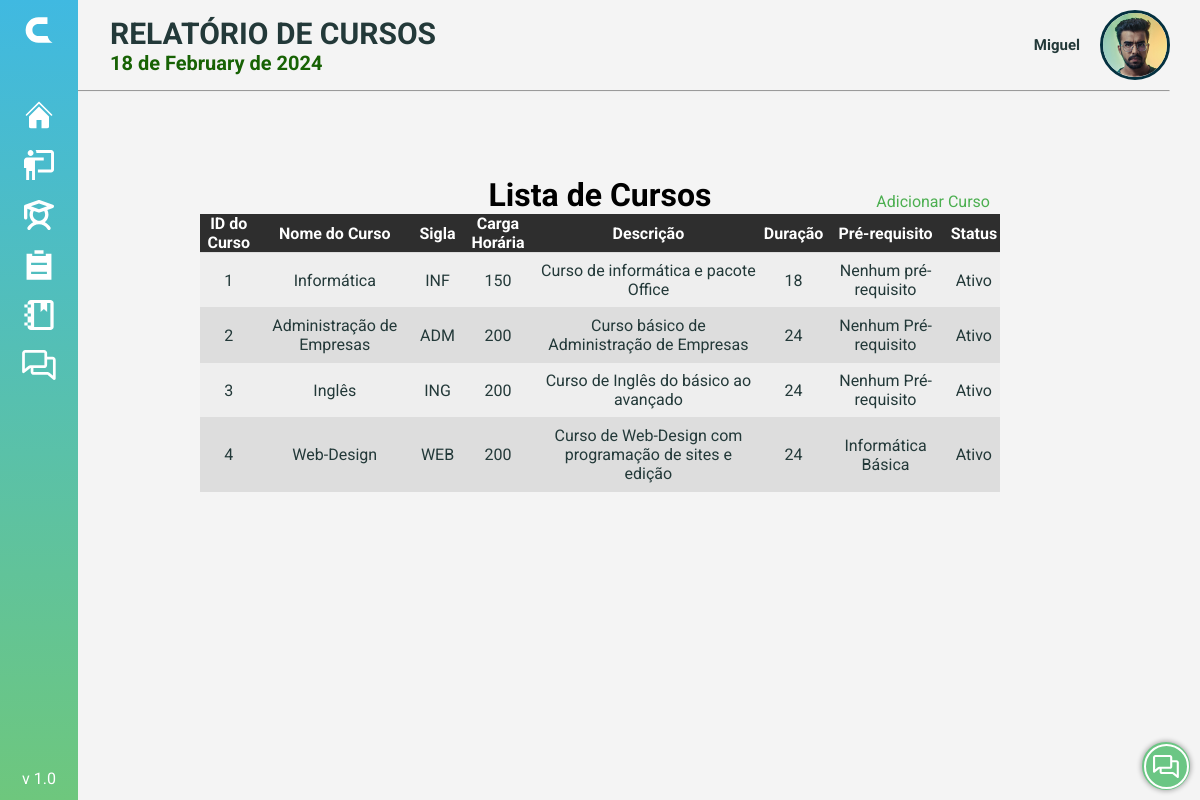
/PAGES/s_curso_consulta.php (signed in), run on the app's committed database.
### tables this page shows
CREATE TABLE Curso (
  Curso_id INT NOT NULL AUTO_INCREMENT,
  Curso_Nome VARCHAR(100) NOT NULL,
  Curso_Sigla CHAR(3) NOT NULL,
  Curso_Carga_horaria INT(10) NOT NULL,
  Curso_Desc VARCHAR(500) NOT NULL,
  Curso_Duracao INT NOT NULL,
  Curso_PreRequisito VARCHAR(500) NOT NULL,
  Curso_Registro DATETIME NOT NULL DEFAULT CURRENT_TIMESTAMP,
  Curso_Status CHAR(1) DEFAULT 1,
  PRIMARY KEY (Curso_id)
);

### PHP/data.php (called while the page is built, shortened)
<?php
    $data = date('Y-m-d');
    $numeroDia = date('d', strtotime($data));
    $nomeMes = strftime('%B', strtotime($data));
    $ano = date('Y', strtotime($data));
    $date = $numeroDia . ' de ' . $nomeMes . ' de ' . $ano;
?>

### PAGES/s_curso_consulta.php (the view, shortened to what this page needs)
<!DOCTYPE html>
<html lang="pt-BR">
<head>
    <link rel="stylesheet" href="../PHP/sidebar/menu.css">
    <link rel="stylesheet" href="../STYLE/botao.css" />
    <link rel="stylesheet" href="../STYLE/data.css">
    <link rel="stylesheet" href="https://cdnjs.cloudflare.com/ajax/libs/font-awesome/6.3.0/css/all.min.css"
 />
    <link href='https://unpkg.com/boxicons@2.0.7/css/boxicons.min.css' rel='stylesheet'>
    <link rel="stylesheet" href="../STYLE/style_home.css">
</head>
<body>
    <?php include('../PHP/data.php'); ?>
    <?php include('../PHP/sidebar/menu.php'); ?>
    <?php include('../PHP/redes.php'); ?>
    <?php include('../PHP/dropdown.php'); ?>
    <header>
        <div class="title">
            <div class="nomedata closed">
                <h1>RELATÓRIO DE CURSOS</h1>
                <div class="php">
                    <?php echo $date; ?>
                </div>
            </div>
            <div class="user">
                <?php echo $dropdown; ?>
            </div>
        </div>
        <hr>
    </header>
    <div>
        <?php echo $sidebarHTML; ?>
    </div>
    <main>
<div class="top"><h1>Lista de Cursos</h1>
        <a href="s_curso_cad.php"><img src="../ICON/sinal-mais.svg" alt="">Adicionar Curso</a></div>
        <table>
            <tr class="titulos">
                <th>ID do Curso</th>
                <th>Nome do Curso</th>
                <th>Sigla</th>
                <th>Carga Horária</th>
                <th>Descrição</th>
                <th>Duração</th>
                <th>Pré-requisito</th>
                <th>Status</th>
            </tr>
            <?php
            $servername = "localhost";
            $username = "root";
            $password = "";
            $dbname = "CLAU";
            $conn = new mysqli($servername, $username, $password, $dbname);
            $sql = "SELECT Curso_id, Curso_Nome, Curso_Sigla, Curso_Carga_horaria, Curso_Desc, Curso_Duracao, Curso_PreRequisito, Curso_Status FROM curso";
            $result = mysqli_query($conn, $sql);
            while ($row = mysqli_fetch_assoc($result)) {
                echo "<tr onclick=\"window.location='s_curso_detalhes.php?id={$row['Curso_id']}';\">";
                echo "<td>{$row['Curso_id']}</td>";
                echo "<td>{$row['Curso_Nome']}</td>";
                echo "<td>{$row['Curso_Sigla']}</td>";
                echo "<td>{$row['Curso_Carga_horaria']}</td>";
                echo "<td>{$row['Curso_Desc']}</td>";
                echo "<td>{$row['Curso_Duracao']}</td>";
                echo "<td>{$row['Curso_PreRequisito']}</td>";
                echo "<td>" . ($row['Curso_Status'] == 1 ? "Ativo" : "Inativo") . "</td>";
                echo "</tr>";
            }
            ?>
        </table>
    </main>
    <div class="buttons">
        <?php echo $redes; ?>
    </div>
</body>
</html>

### PHP/sidebar/menu.css (style rules this page uses)
* { margin: 0; padding: 0; box-sizing: border-box; }

### STYLE/botao.css (style rules this page uses)
.buttons { position: fixed; z-index: 1; bottom: 0; right: 0; }

### STYLE/data.css (style rules this page uses)
.php { color: #176204; font-size: 20px; font-weight: bold; }

### STYLE/style_home.css (style rules this page uses)
* { margin: 0; padding: 0; box-sizing: border-box; font-family: 'Roboto', sans-serif; }
:root { --cor-primaria: #043140; --cor-secundaria: #176204; --cor-fundo: #F4F4F4; }
body { height: auto; display: flex; flex-direction: column; align-items: center; background-color: var(--cor-fundo); }
header { display: flex; width: 100%; flex-direction: column; justify-content: center; align-items: center; }
.nomedata { display: flex; flex-direction: column; margin-left: 250px; transition: margin-left 0.5s ease; }
.nomedata.closed { margin-left: 80px; }
.title { margin: 0; display: flex; justify-content: space-between; width: 100%; align-items: center; padding: 10px 30px; }
.title h1 { font-size: 30px; font-weight: bold; color: #233939; }
.user { display: flex; align-items: center; }
hr { background-color: #313131; width: 95%; height: 1px; }
main { width: 90%; height: 80%; align-items: center; display: flex; flex-wrap: wrap; max-width: 1000px; justify-content: center; margin: 7% 0; }

### PAGES/s_curso_consulta.php (style rules this page uses)
.top { position: relative; display: flex; width: 100%; justify-content:center; align-items: flex-end; }
.top a { text-decoration: none; color: #4CAF50; position: absolute; right: 11%; bottom: 3px; display: flex; transition: 0.2s ease-in-out; }
table { border-collapse: collapse; width: 80%; margin: 0 auto; border-radius: 15px; }
th { background-color: #f2f2f2; color: #000; }
tr:nth-child(even) { background-color: #eee; }
tr:nth-child(odd) { background-color: #ddd; }
td { padding: 8px; text-align: center; color:#233939 }
th, td { border-bottom: 1px solid #ddd; }
.titulos th { background-color: #2E2E2E; color: white; cursor: default; }

### data on the page
curso: Curso_id "1", Curso_Nome "Informática", Curso_Sigla "INF", Curso_Carga_horaria "150", Curso_Desc "Curso de informática e pacote Office", Curso_Duracao "18", Curso_PreRequisito "Nenhum pré-requisito", Curso_Status "Ativo"
curso: Curso_id "2", Curso_Nome "Administração de Empresas", Curso_Sigla "ADM", Curso_Carga_horaria "200", Curso_Desc "Curso básico de Administração de Empresas", Curso_Duracao "24", Curso_PreRequisito "Nenhum Pré-requisito", Curso_Status "Ativo"
curso: Curso_id "3", Curso_Nome "Inglês", Curso_Sigla "ING", Curso_Carga_horaria "200", Curso_Desc "Curso de Inglês do básico ao avançado", Curso_Duracao "24", Curso_PreRequisito "Nenhum Pré-requisito", Curso_Status "Ativo"
curso: Curso_id "4", Curso_Nome "Web-Design", Curso_Sigla "WEB", Curso_Carga_horaria "200", Curso_Desc "Curso de Web-Design com programação de sites e edição", Curso_Duracao "24", Curso_PreRequisito "Informática Básica", Curso_Status "Ativo"

### other printed values
$date "18 de February de 2024"
$Nome "Miguel"
